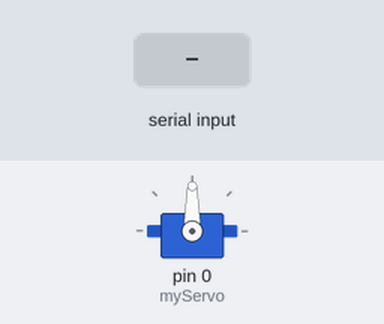
This sketch was run on a simulated Arduino Uno, built with avr-gcc and run on an emulated ATmega328P. Parts: servo. The test bench sets the inputs (shaded band).

Above: at 1.2 s.
1.3 s: "f" received over Serial
At 2.0 s:
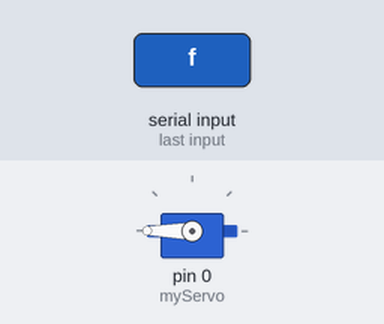
2.8 s: "b" received over Serial
At 3.1 s:
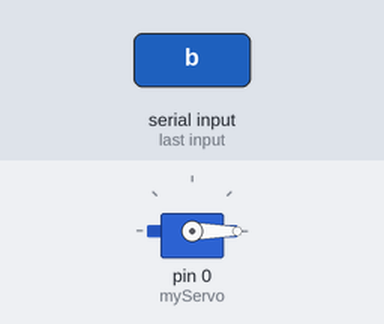
4.3 s: "0" received over Serial
At 5.4 s:
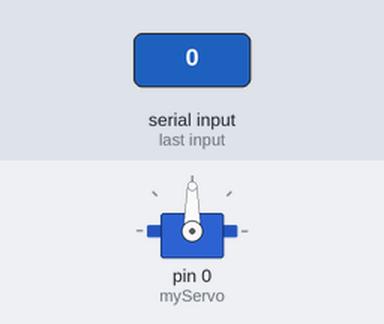
Timing chart, 0 to 7.3 s (numbered marks = the images above; inputs shaded):
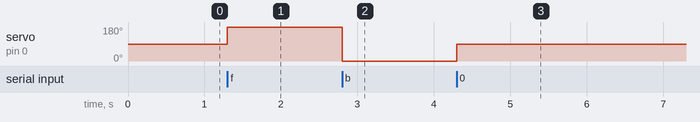

The sketch:

acceptcommand.ino
```cpp
#include <Servo.h>

Servo myServo;  // Create a Servo object

void setup() {
  Serial.begin(9600);  // Start serial communication at 9600 baud rate
  myServo.attach(0);   // Attach the servo to GP0
}

void loop() {
  if (Serial.available() > 0) {
    char command = Serial.read();  // Read the incoming command

    if (command == 'f') {
      myServo.write(180);  // Rotate servo clockwise at full speed
    } else if (command == 'b') {
      myServo.write(0);    // Rotate servo counterclockwise at full speed
    } else if (command == '0') {
      myServo.write(90);   // Stop the servo
    }
  }
}
```

Measured:
- after the input at 1.3 s, servo on pin 0 (myServo): 90° → 180° at once
- after the input at 2.8 s, servo on pin 0 (myServo): 180° → 0° at once
- after the input at 4.3 s, servo on pin 0 (myServo): 0° → 90° at once
